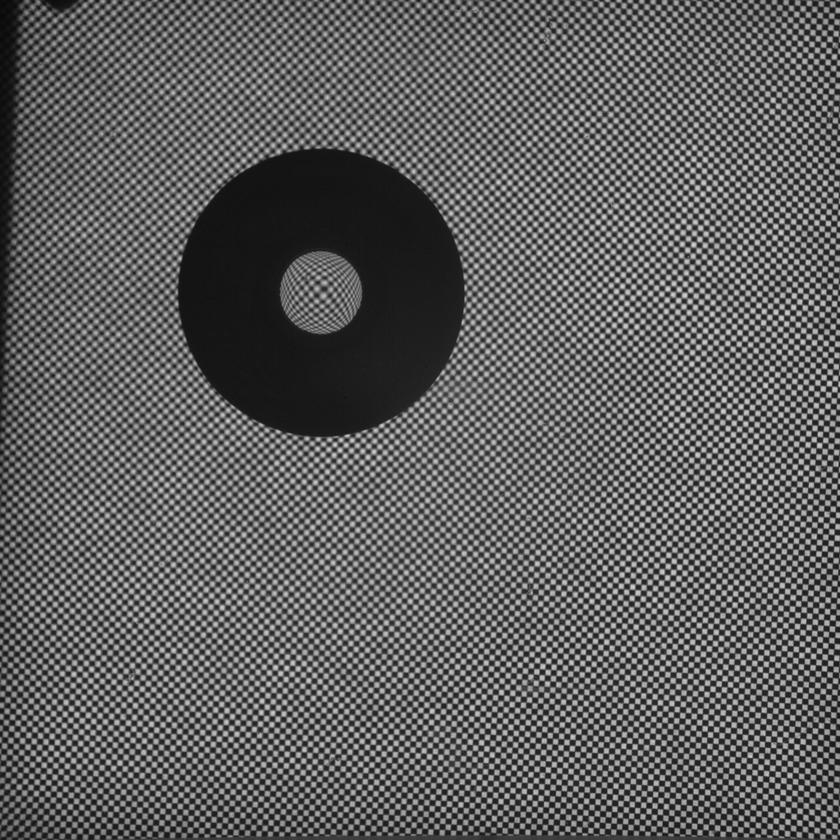
#> input picture examples/floating_structure/202406_1445000611.bmp, 840 x 840 px, shrunk from 1024 x 1024 before the run
$ python -i fourier_space.py   (imports and definitions only)
#> lines starting #> are read from the running program, lines starting #| are printed output that depends on the picture; after the words box and inside, x2 and y2 are one past the last pixel; in counts of white or black regions, pixels touching at a corner belong together
from scipy.fft import fft2, fftshift, fftfreq, ifft2
from skimage.measure import regionprops, label
import numpy as np


def wavenumber(size, calibration_factor=1, shifted=False):
    frequencies = fftfreq(size, calibration_factor / (2.0 * np.pi))
    return fftshift(frequencies) if shifted else frequencies


def wavenumber_meshgrid(shape, calibration_factor=1, shifted=False):
    k_rows = wavenumber(shape[0], calibration_factor, shifted)
    k_cols = wavenumber(shape[1], calibration_factor, shifted)
    return np.meshgrid(k_rows, k_cols, indexing='ij')


def remove_degeneracy(kx, ky, shape):
    if shape[1] % 2 == 0:
        kx[:, shape[1]//2+1] = 0  # Remove degeneracy at kx=Nx/2 leading to imaginary part.

    if shape[0] % 2 == 0:
        ky[shape[0]//2+1, :] = 0  # Remove degeneracy at ky=Ny/2 leading to imaginary part.


def pixel_to_wavenumber(image_shape, locations, calibration_factor=1):
    k_space_rows = wavenumber(image_shape[0], calibration_factor, shifted=True)
    k_space_cols = wavenumber(image_shape[1], calibration_factor, shifted=True)

    if isinstance(locations[0], np.ndarray):
        return np.array([[k_space_rows[loc[0]], k_space_cols[loc[1]]] for loc in locations])
    else:
        return np.array([k_space_rows[locations[0]], k_space_cols[locations[1]]])


def integrate_in_fourier(gradient_x, gradient_y, calibration_factor=1):  # TODO: Agregar contribución lineal opcional.
    ky, kx = wavenumber_meshgrid(gradient_x.shape, calibration_factor)  # TODO: Precalcular esto en FCD() con referencia.
    k2 = kx ** 2 + ky ** 2
    k2[0, 0] = 1

    remove_degeneracy(kx, ky, gradient_x.shape)

    gradient_x_hat, gradient_y_hat = fft2(gradient_x), fft2(gradient_y)
    integrated_hat = (-1.0j * kx * gradient_x_hat + -1.0j * ky * gradient_y_hat) / k2
    return np.real(ifft2(integrated_hat))


def find_peak_locations(image, threshold, no_peaks):
    blob_image = np.array(image > threshold)  # TODO: el np.array() no es necesario pero sino piensa que blob es tipo bool.

    # make the borders false
    blob_image[0] *= False
    blob_image[-1] *= False
    blob_image[..., 0] *= False
    blob_image[..., -1] *= False

    blob_data = regionprops(label(blob_image.astype(np.uint8)))

    def blob_max_pixel_intensity(blob):
        pixels_with_coords = [(image[tuple(c)], c) for c in blob.coords]
        return max(pixels_with_coords, key=lambda x: x[0])

    blobs_with_max_intensity_and_coord = [blob_max_pixel_intensity(blob) for blob in blob_data]
    sorted_blobs = sorted(blobs_with_max_intensity_and_coord, key=lambda x: x[0])
    return [peak[1] for peak in sorted_blobs[:no_peaks]]


def find_peaks(image):
    image_fft = fftshift(np.abs(fft2(image - np.mean(image))))

    def highpass_mask():
        ks_mesh_x, ks_mesh_y = wavenumber_meshgrid(image_fft.shape, shifted=True)
        kmin = 4 * np.pi / min(image.shape)
        return (ks_mesh_x**2 + ks_mesh_y**2) > kmin**2

    def angles(testing_peak):
        testing_peak_frequency = pixel_to_wavenumber(image_fft.shape, testing_peak)
        return abs(np.arctan2(*testing_peak_frequency))

    def dependendancy(testing_peak):
        first_peak_frequency = pixel_to_wavenumber(image_fft.shape, rightmost_peak)
        testing_peak_frequency = pixel_to_wavenumber(image_fft.shape, testing_peak)
        return abs(np.dot(first_peak_frequency, testing_peak_frequency))

    image_fft *= highpass_mask()
    threshold = 0.5 * np.max(image_fft)

    peak_locations = find_peak_locations(image_fft, threshold, 4)
    rightmost_peak = min(peak_locations, key=angles)
    perpendicular_peak = min(peak_locations, key=dependendancy)

    return rightmost_peak, perpendicular_peak

>>> import cv2
>>> picture = cv2.imread('../examples/floating_structure/202406_1445000611.bmp', cv2.IMREAD_GRAYSCALE)
#> picture is the input picture: shape (840, 840); min 8, max 215, mean 94.5
>>> result = find_peaks(picture)
#> in find_peaks, `image_fft *= highpass_mask()`: image_fft: shape (840, 840) float64; min 0, max 10246598.6, mean 5003.7
#> in find_peaks, `threshold = 0.5 * np.max(image_fft)`: threshold = 5123299.3
#> in find_peak_locations, `blob_image = np.array(image > threshold)`:
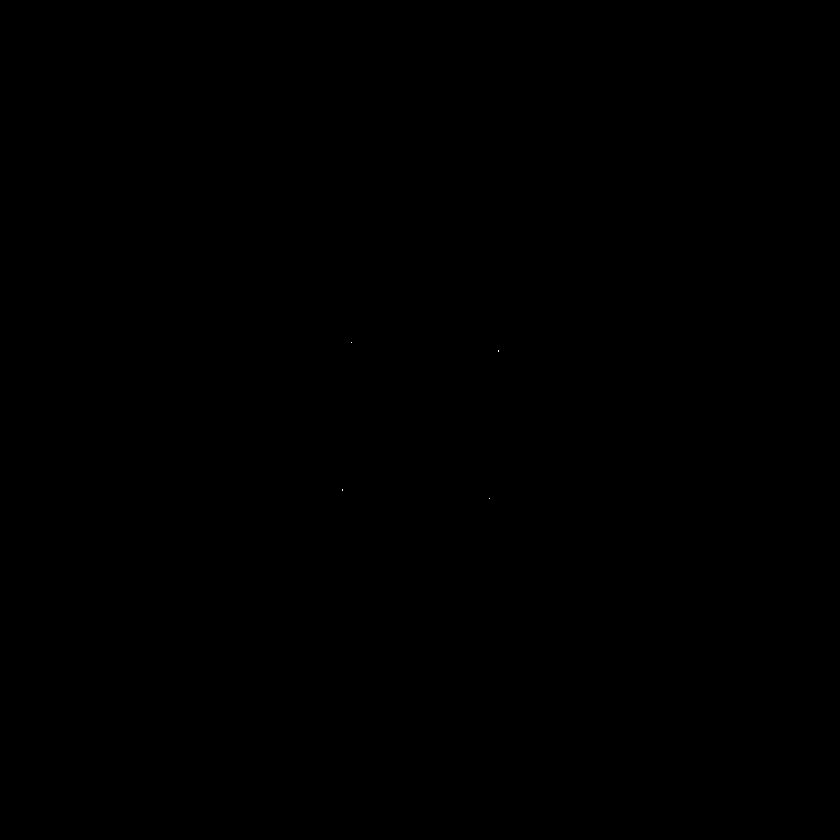
#> blob_image: shape (840, 840) bool; 0% white in thin lines or dots, all inside (x1, y1, x2, y2) = (342, 342, 499, 499)
#> in find_peak_locations, `blob_data = regionprops(label(blob_image.astype(np.uint8)))`: blob_data = 4 regions; box (x1, y1, x2, y2) and area: (498, 350, 499, 352) 2, (342, 489, 343, 491) 2, (351, 342, 352, 343) 1, (489, 498, 490, 499) 1
#> in find_peak_locations, `blobs_with_max_intensity_and_coord = [blob_max_pixel_intensity(blob) f..`: blobs_with_max_intensity_and_coord = [(10246598.6, [342, 351]), (9199530.3, [351, 498]), (9199530.3, [489, 342]), (10246598.6, [498, 489])]
#> in find_peak_locations, `sorted_blobs = sorted(blobs_with_max_intensity_and_coord, key=lambda x..`: sorted_blobs = [(9199530.3, [351, 498]), (9199530.3, [489, 342]), (10246598.6, [342, 351]), (10246598.6, [498, 489])]
#> in find_peaks, `peak_locations = find_peak_locations(image_fft, threshold, 4)`: peak_locations = [[351, 498], [489, 342], [342, 351], [498, 489]]
#> in angles, `testing_peak_frequency = pixel_to_wavenumber(image_fft.shape, testing_..`: testing_peak_frequency = [-0.516, 0.583]
#> in find_peaks, `rightmost_peak = min(peak_locations, key=angles)`: rightmost_peak = [351, 498]
#> in dependendancy, `first_peak_frequency = pixel_to_wavenumber(image_fft.shape, rightmost_..`: first_peak_frequency = [-0.516, 0.583]
#> in find_peaks, `perpendicular_peak = min(peak_locations, key=dependendancy)`: perpendicular_peak = [342, 351]
#> result = ([351, 498], [342, 351])
